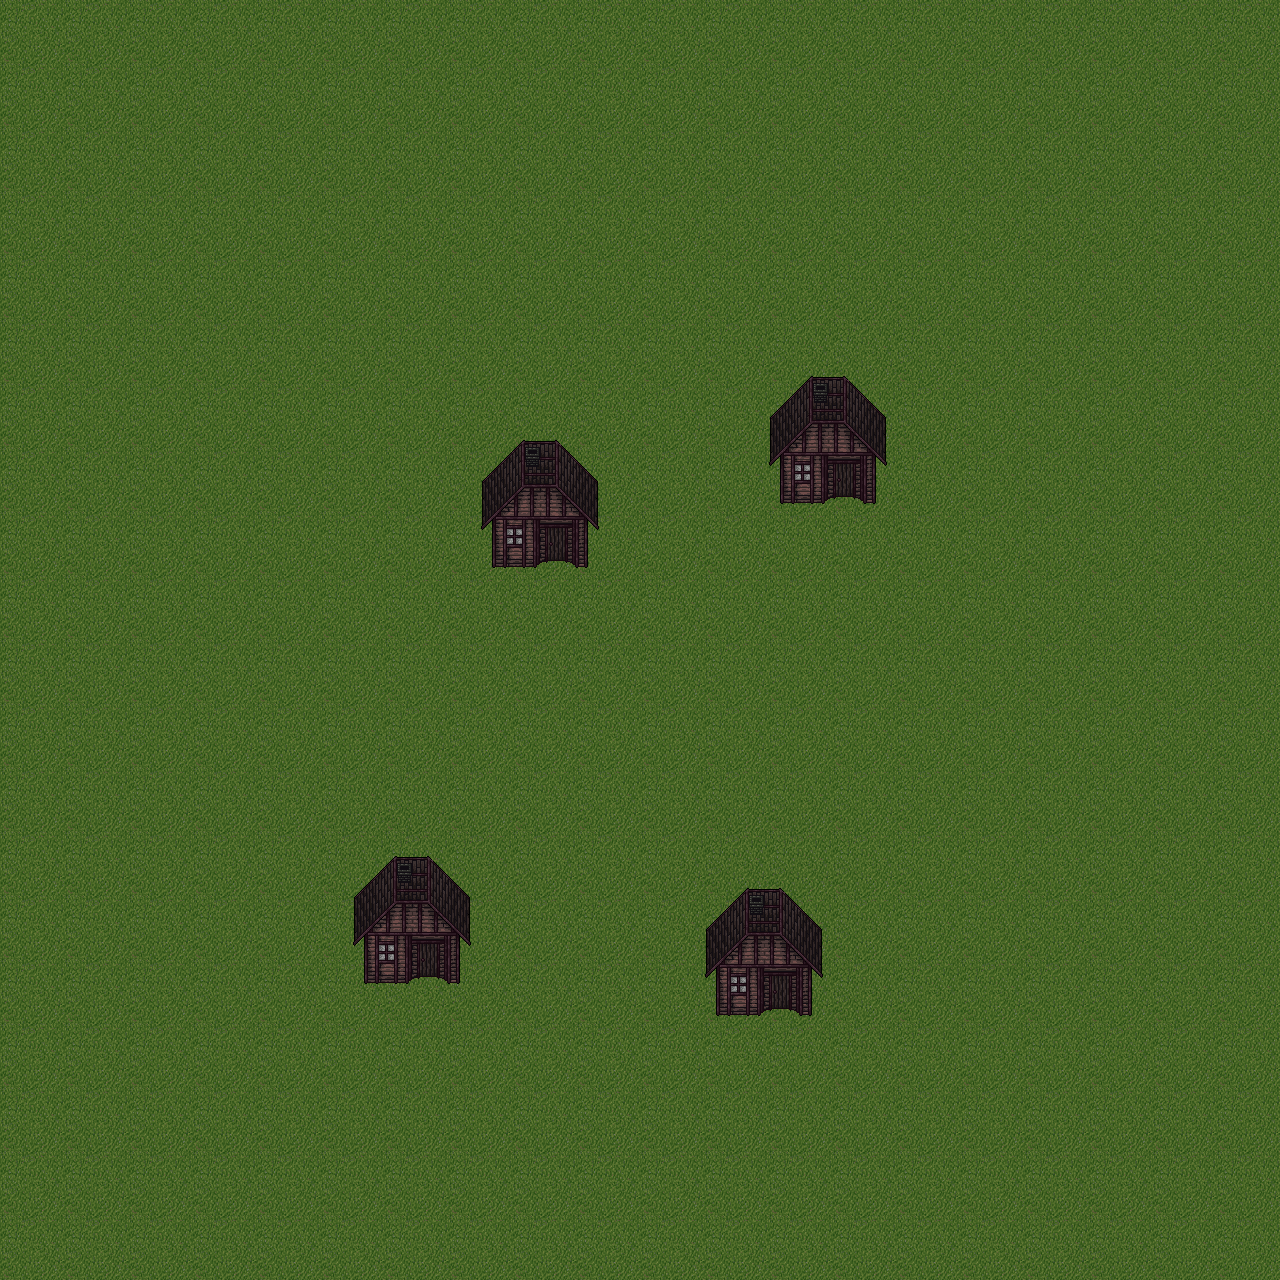

A level layout from a 2D game, rendered from its tile map. Below: a short description, then the map file with tile-grid data replaced by summaries:
An orthogonal 40x40 tile map with 32x32 px tiles, 3 tile layers (Camada de Tiles 3, Camada de Tiles 1, Camada de Tiles 2).

<map version="1.2" tiledversion="1.3.0" orientation="orthogonal" renderorder="right-down" compressionlevel="-1" width="40" height="40" tilewidth="32" tileheight="32" infinite="0" nextlayerid="12" nextobjectid="7">
 <tileset firstgid="1" source="mountain_landscape_23.tsx" />
 <layer id="11" name="Camada de Tiles 3" width="40" height="40">
  <data>[1600 cells, 0 non-empty, 0 distinct tile ids]</data>
 </layer>
 <layer id="9" name="Camada de Tiles 1" width="40" height="40">
  <data>[1600 cells, 1600 non-empty, 4 distinct tile ids]</data>
 </layer>
 <layer id="10" name="Camada de Tiles 2" width="40" height="40">
  <data>[1600 cells, 80 non-empty, 20 distinct tile ids]</data>
 </layer>
</map>
